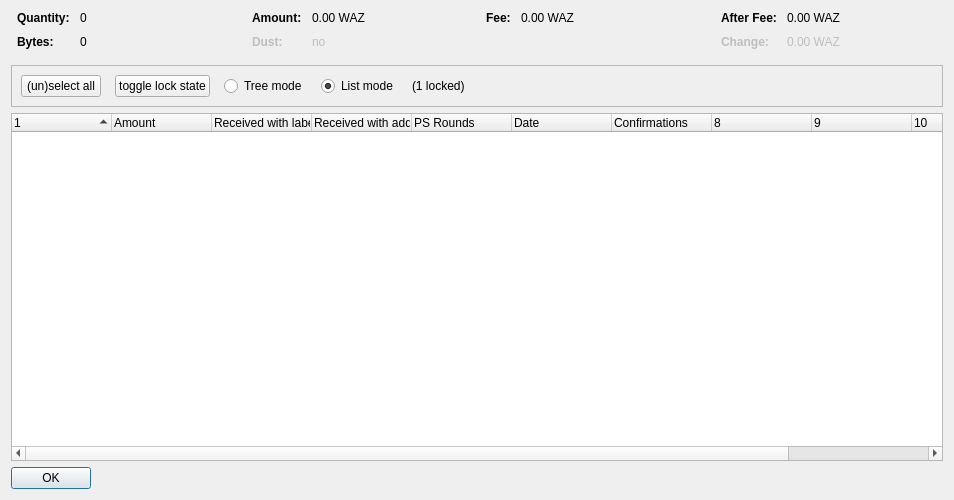
<?xml version="1.0" encoding="UTF-8"?>
<ui version="4.0">
 <class>CoinControlDialog</class>
 <widget class="QDialog" name="CoinControlDialog">
  <property name="geometry">
   <rect>
    <x>0</x>
    <y>0</y>
    <width>954</width>
    <height>500</height>
   </rect>
  </property>
  <property name="windowTitle">
   <string>Coin Selection</string>
  </property>
  <layout class="QVBoxLayout" name="verticalLayout">
   <item>
    <layout class="QHBoxLayout" name="horizontalLayoutTop" stretch="0,0,0,0">
     <property name="topMargin">
      <number>0</number>
     </property>
     <property name="bottomMargin">
      <number>10</number>
     </property>
     <item>
      <layout class="QFormLayout" name="formLayoutCoinControl1">
       <property name="horizontalSpacing">
        <number>10</number>
       </property>
       <property name="verticalSpacing">
        <number>10</number>
       </property>
       <property name="leftMargin">
        <number>6</number>
       </property>
       <property name="rightMargin">
        <number>6</number>
       </property>
       <item row="0" column="0">
        <widget class="QLabel" name="labelCoinControlQuantityText">
         <property name="font">
          <font>
           <weight>75</weight>
           <bold>true</bold>
          </font>
         </property>
         <property name="text">
          <string>Quantity:</string>
         </property>
        </widget>
       </item>
       <item row="0" column="1">
        <widget class="QLabel" name="labelCoinControlQuantity">
         <property name="cursor">
          <cursorShape>IBeamCursor</cursorShape>
         </property>
         <property name="contextMenuPolicy">
          <enum>Qt::ActionsContextMenu</enum>
         </property>
         <property name="text">
          <string notr="true">0</string>
         </property>
         <property name="textInteractionFlags">
          <set>Qt::LinksAccessibleByMouse|Qt::TextSelectableByKeyboard|Qt::TextSelectableByMouse</set>
         </property>
        </widget>
       </item>
       <item row="1" column="0">
        <widget class="QLabel" name="labelCoinControlBytesText">
         <property name="font">
          <font>
           <weight>75</weight>
           <bold>true</bold>
          </font>
         </property>
         <property name="text">
          <string>Bytes:</string>
         </property>
        </widget>
       </item>
       <item row="1" column="1">
        <widget class="QLabel" name="labelCoinControlBytes">
         <property name="cursor">
          <cursorShape>IBeamCursor</cursorShape>
         </property>
         <property name="contextMenuPolicy">
          <enum>Qt::ActionsContextMenu</enum>
         </property>
         <property name="text">
          <string notr="true">0</string>
         </property>
         <property name="textInteractionFlags">
          <set>Qt::LinksAccessibleByMouse|Qt::TextSelectableByKeyboard|Qt::TextSelectableByMouse</set>
         </property>
        </widget>
       </item>
      </layout>
     </item>
     <item>
      <layout class="QFormLayout" name="formLayoutCoinControl2">
       <property name="horizontalSpacing">
        <number>10</number>
       </property>
       <property name="verticalSpacing">
        <number>10</number>
       </property>
       <property name="leftMargin">
        <number>6</number>
       </property>
       <property name="rightMargin">
        <number>6</number>
       </property>
       <item row="0" column="0">
        <widget class="QLabel" name="labelCoinControlAmountText">
         <property name="font">
          <font>
           <weight>75</weight>
           <bold>true</bold>
          </font>
         </property>
         <property name="text">
          <string>Amount:</string>
         </property>
        </widget>
       </item>
       <item row="0" column="1">
        <widget class="QLabel" name="labelCoinControlAmount">
         <property name="cursor">
          <cursorShape>IBeamCursor</cursorShape>
         </property>
         <property name="contextMenuPolicy">
          <enum>Qt::ActionsContextMenu</enum>
         </property>
         <property name="text">
          <string notr="true">0.00 WAZ</string>
         </property>
         <property name="textInteractionFlags">
          <set>Qt::LinksAccessibleByMouse|Qt::TextSelectableByKeyboard|Qt::TextSelectableByMouse</set>
         </property>
        </widget>
       </item>
       <item row="1" column="0">
        <widget class="QLabel" name="labelCoinControlLowOutputText">
         <property name="enabled">
          <bool>false</bool>
         </property>
         <property name="font">
          <font>
           <weight>75</weight>
           <bold>true</bold>
          </font>
         </property>
         <property name="text">
          <string>Dust:</string>
         </property>
        </widget>
       </item>
       <item row="1" column="1">
        <widget class="QLabel" name="labelCoinControlLowOutput">
         <property name="enabled">
          <bool>false</bool>
         </property>
         <property name="cursor">
          <cursorShape>IBeamCursor</cursorShape>
         </property>
         <property name="contextMenuPolicy">
          <enum>Qt::ActionsContextMenu</enum>
         </property>
         <property name="text">
          <string notr="true">no</string>
         </property>
         <property name="textInteractionFlags">
          <set>Qt::LinksAccessibleByMouse|Qt::TextSelectableByKeyboard|Qt::TextSelectableByMouse</set>
         </property>
        </widget>
       </item>
      </layout>
     </item>
     <item>
      <layout class="QFormLayout" name="formLayoutCoinControl3">
       <property name="horizontalSpacing">
        <number>10</number>
       </property>
       <property name="verticalSpacing">
        <number>10</number>
       </property>
       <property name="leftMargin">
        <number>6</number>
       </property>
       <property name="rightMargin">
        <number>6</number>
       </property>
       <item row="0" column="0">
        <widget class="QLabel" name="labelCoinControlFeeText">
         <property name="font">
          <font>
           <weight>75</weight>
           <bold>true</bold>
          </font>
         </property>
         <property name="text">
          <string>Fee:</string>
         </property>
        </widget>
       </item>
       <item row="0" column="1">
        <widget class="QLabel" name="labelCoinControlFee">
         <property name="cursor">
          <cursorShape>IBeamCursor</cursorShape>
         </property>
         <property name="contextMenuPolicy">
          <enum>Qt::ActionsContextMenu</enum>
         </property>
         <property name="text">
          <string notr="true">0.00 WAZ</string>
         </property>
         <property name="textInteractionFlags">
          <set>Qt::LinksAccessibleByMouse|Qt::TextSelectableByKeyboard|Qt::TextSelectableByMouse</set>
         </property>
        </widget>
       </item>
      </layout>
     </item>
     <item>
      <layout class="QFormLayout" name="formLayoutCoinControl4">
       <property name="horizontalSpacing">
        <number>10</number>
       </property>
       <property name="verticalSpacing">
        <number>10</number>
       </property>
       <property name="leftMargin">
        <number>6</number>
       </property>
       <property name="rightMargin">
        <number>6</number>
       </property>
       <item row="0" column="0">
        <widget class="QLabel" name="labelCoinControlAfterFeeText">
         <property name="font">
          <font>
           <weight>75</weight>
           <bold>true</bold>
          </font>
         </property>
         <property name="text">
          <string>After Fee:</string>
         </property>
        </widget>
       </item>
       <item row="0" column="1">
        <widget class="QLabel" name="labelCoinControlAfterFee">
         <property name="cursor">
          <cursorShape>IBeamCursor</cursorShape>
         </property>
         <property name="contextMenuPolicy">
          <enum>Qt::ActionsContextMenu</enum>
         </property>
         <property name="text">
          <string notr="true">0.00 WAZ</string>
         </property>
         <property name="textInteractionFlags">
          <set>Qt::LinksAccessibleByMouse|Qt::TextSelectableByKeyboard|Qt::TextSelectableByMouse</set>
         </property>
        </widget>
       </item>
       <item row="1" column="0">
        <widget class="QLabel" name="labelCoinControlChangeText">
         <property name="enabled">
          <bool>false</bool>
         </property>
         <property name="font">
          <font>
           <weight>75</weight>
           <bold>true</bold>
          </font>
         </property>
         <property name="text">
          <string>Change:</string>
         </property>
        </widget>
       </item>
       <item row="1" column="1">
        <widget class="QLabel" name="labelCoinControlChange">
         <property name="enabled">
          <bool>false</bool>
         </property>
         <property name="cursor">
          <cursorShape>IBeamCursor</cursorShape>
         </property>
         <property name="contextMenuPolicy">
          <enum>Qt::ActionsContextMenu</enum>
         </property>
         <property name="text">
          <string notr="true">0.00 WAZ</string>
         </property>
         <property name="textInteractionFlags">
          <set>Qt::LinksAccessibleByMouse|Qt::TextSelectableByKeyboard|Qt::TextSelectableByMouse</set>
         </property>
        </widget>
       </item>
      </layout>
     </item>
    </layout>
   </item>
   <item>
    <widget class="QFrame" name="frame">
     <property name="minimumSize">
      <size>
       <width>0</width>
       <height>40</height>
      </size>
     </property>
     <property name="frameShape">
      <enum>QFrame::StyledPanel</enum>
     </property>
     <property name="frameShadow">
      <enum>QFrame::Sunken</enum>
     </property>
     <layout class="QHBoxLayout" name="horizontalLayout">
      <item>
       <layout class="QHBoxLayout" name="horizontalLayoutPanel" stretch="0,0,0,0,0,0">
        <property name="spacing">
         <number>14</number>
        </property>
        <item>
         <widget class="QPushButton" name="pushButtonSelectAll">
          <property name="sizePolicy">
           <sizepolicy hsizetype="Maximum" vsizetype="Fixed">
            <horstretch>0</horstretch>
            <verstretch>0</verstretch>
           </sizepolicy>
          </property>
          <property name="text">
           <string>(un)select all</string>
          </property>
          <property name="autoDefault">
           <bool>false</bool>
          </property>
         </widget>
        </item>
        <item>
         <widget class="QPushButton" name="pushButtonToggleLock">
          <property name="sizePolicy">
           <sizepolicy hsizetype="Maximum" vsizetype="Fixed">
            <horstretch>0</horstretch>
            <verstretch>0</verstretch>
           </sizepolicy>
          </property>
          <property name="text">
           <string>toggle lock state</string>
          </property>
          <property name="autoDefault">
           <bool>false</bool>
          </property>
         </widget>
        </item>
        <item>
         <widget class="QRadioButton" name="radioTreeMode">
          <property name="sizePolicy">
           <sizepolicy hsizetype="Maximum" vsizetype="Fixed">
            <horstretch>0</horstretch>
            <verstretch>0</verstretch>
           </sizepolicy>
          </property>
          <property name="text">
           <string>Tree mode</string>
          </property>
         </widget>
        </item>
        <item>
         <widget class="QRadioButton" name="radioListMode">
          <property name="sizePolicy">
           <sizepolicy hsizetype="Maximum" vsizetype="Fixed">
            <horstretch>0</horstretch>
            <verstretch>0</verstretch>
           </sizepolicy>
          </property>
          <property name="text">
           <string>List mode</string>
          </property>
          <property name="checked">
           <bool>true</bool>
          </property>
         </widget>
        </item>
        <item>
         <widget class="QLabel" name="labelLocked">
          <property name="text">
           <string>(1 locked)</string>
          </property>
         </widget>
        </item>
        <item>
         <spacer name="horizontalSpacer">
          <property name="orientation">
           <enum>Qt::Horizontal</enum>
          </property>
          <property name="sizeHint" stdset="0">
           <size>
            <width>40</width>
            <height>20</height>
           </size>
          </property>
         </spacer>
        </item>
       </layout>
      </item>
     </layout>
    </widget>
   </item>
   <item>
    <widget class="CoinControlTreeWidget" name="treeWidget">
     <property name="contextMenuPolicy">
      <enum>Qt::CustomContextMenu</enum>
     </property>
     <property name="sortingEnabled">
      <bool>false</bool>
     </property>
     <property name="columnCount">
      <number>11</number>
     </property>
     <attribute name="headerShowSortIndicator" stdset="0">
      <bool>true</bool>
     </attribute>
     <attribute name="headerStretchLastSection">
      <bool>false</bool>
     </attribute>
     <column>
      <property name="text">
       <string/>
      </property>
     </column>
     <column>
      <property name="text">
       <string>Amount</string>
      </property>
     </column>
     <column>
      <property name="text">
       <string>Received with label</string>
      </property>
     </column>
     <column>
      <property name="text">
       <string>Received with address</string>
      </property>
     </column>
     <column>
      <property name="text">
       <string>PS Rounds</string>
      </property>
     </column>
     <column>
      <property name="text">
       <string>Date</string>
      </property>
     </column>
     <column>
      <property name="text">
       <string>Confirmations</string>
      </property>
      <property name="toolTip">
       <string>Confirmed</string>
      </property>
     </column>
     <column>
      <property name="text">
       <string/>
      </property>
     </column>
     <column>
      <property name="text">
       <string/>
      </property>
     </column>
     <column>
      <property name="text">
       <string/>
      </property>
     </column>
     <column>
      <property name="text">
       <string/>
      </property>
     </column>
    </widget>
   </item>
   <item>
    <widget class="QDialogButtonBox" name="buttonBox">
     <property name="sizePolicy">
      <sizepolicy hsizetype="Maximum" vsizetype="Fixed">
       <horstretch>0</horstretch>
       <verstretch>0</verstretch>
      </sizepolicy>
     </property>
     <property name="orientation">
      <enum>Qt::Horizontal</enum>
     </property>
     <property name="standardButtons">
      <set>QDialogButtonBox::Ok</set>
     </property>
    </widget>
   </item>
  </layout>
 </widget>
 <customwidgets>
  <customwidget>
   <class>CoinControlTreeWidget</class>
   <extends>QTreeWidget</extends>
   <header>coincontroltreewidget.h</header>
  </customwidget>
 </customwidgets>
 <resources/>
 <connections/>
</ui>
